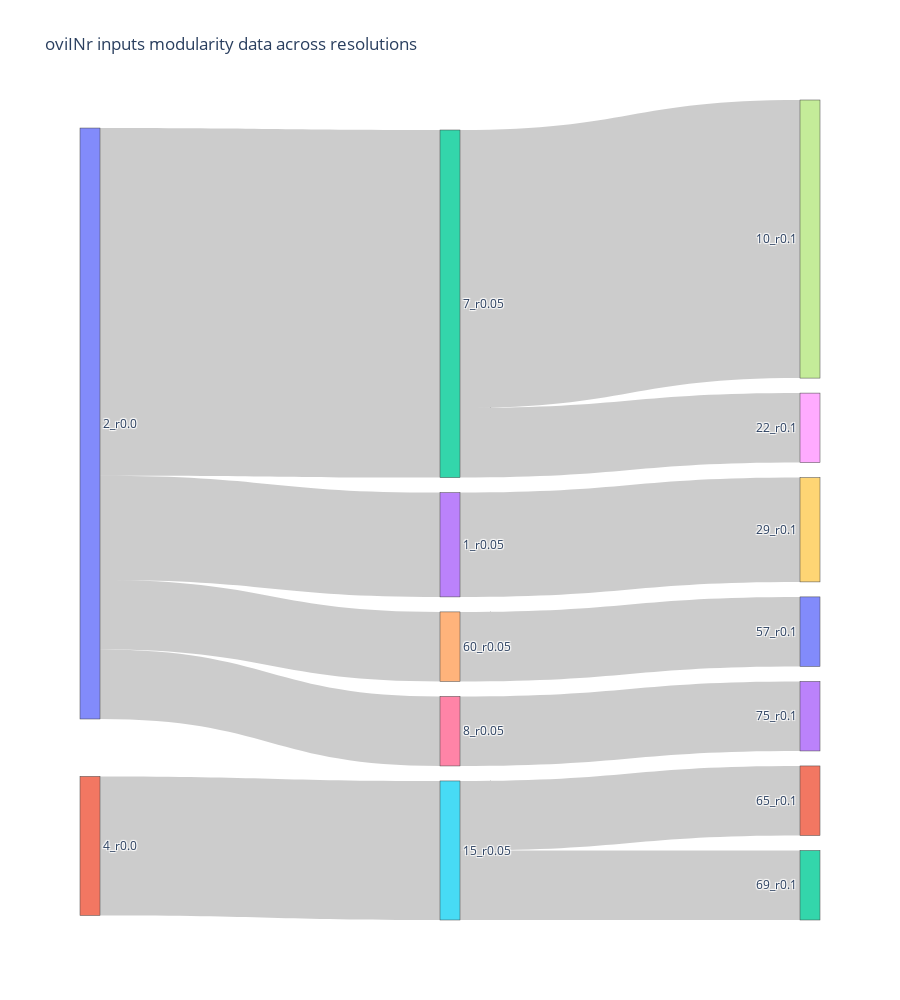

Write notebook code for a chart like this one.
### Code cell
import plotly.graph_objects as go

fig = go.Figure(data=[go.Sankey(
    node = dict(
        pad = 15,
        thickness=20,
        #line=dict(color='blue', width=0.5),
        label = nodes,
        #color='green'
    ),
    link = dict(
        source= links_dict['source'],
        target = links_dict['target'],
        value = links_dict['value']
    )
    
)
])
fig.update_layout(title='oviINr inputs modularity data across resolutions', height=1000)
fig.show()

### Figure 1 — Plotly figure (JSON) as saved in the notebook; plotly's stock layout.template omitted (floating-point values rounded to 4 significant figures)
{"data": [{"link": {"source": [0, 0, 0, 0, 1, 5, 5, 3, 4, 2, 2, 6], "target": [3, 4, 2, 6, 5, 11, 12, 9, 10, 7, 8, 13], "value": [3, 2, 10, 2, 4, 2, 2, 3, 2, 8, 2, 2]}, "node": {"label": ["2_r0.0", "4_r0.0", "7_r0.05", "1_r0.05", "60_r0.05", "15_r0.05", "8_r0.05", "10_r0.1", "22_r0.1", "29_r0.1", "57_r0.1", "65_r0.1", "69_r0.1", "75_r0.1"], "pad": 15, "thickness": 20}, "type": "sankey"}], "layout": {"height": 1000, "title": {"text": "oviINr inputs modularity data across resolutions"}}}
